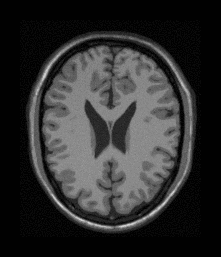
#> input picture images/BrainT1.bmp, 221 x 257 px
$ python image_registration.py
#> lines starting #> are read from the running program, lines starting #| are printed output that depends on the picture; long printed decimals are rounded
import numpy as np
import matplotlib.pyplot as plt
from scipy import signal, ndimage
import os
import cv2
from skimage import data

def load_brain_images():
    """
    Load the brain MRI test images.
    For this example, we'll use the camera image twice with different transformations
    as a placeholder for the actual brain images.

    Returns:
    --------
    tuple
        (brain1, brain2) - The two brain images to be registered
    """
    # Build absolute paths to the images directory
    script_dir = os.path.dirname(__file__)
    images_dir = os.path.abspath(os.path.join(script_dir, '..', 'images'))
    img1_path = os.path.join(images_dir, 'BrainT1.bmp')
    img2_path = os.path.join(images_dir, 'BrainT1bis.bmp')
    img1 = cv2.imread(img1_path, cv2.IMREAD_GRAYSCALE)
#> img1 is the input picture: shape (257, 221); min 1, max 210, mean 47
    img2 = cv2.imread(img2_path, cv2.IMREAD_GRAYSCALE)
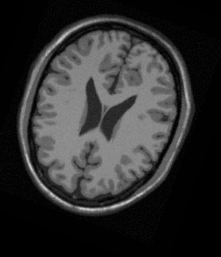
#> input picture images/BrainT1bis.bmp, 221 x 257 px
#> img2 is the input picture: shape (257, 221); min 0, max 202, mean 46.5
    if img1 is not None and img2 is not None:
        return img1, img2

    # Fallback to synthetic camera image if the real brain images are unavailable
    print("Warning: Could not load BrainT1 images, using synthetic camera image...")
    img = data.camera()
    brain1 = img[::4, ::4]  # Downsample for faster processing

    # Create brain2 by applying a small rotation and translation
    rows, cols = brain1.shape
    M = cv2.getRotationMatrix2D((cols/2, rows/2), 15, 1)
    M[0, 2] += 20
    M[1, 2] += 10
    brain2 = cv2.warpAffine(brain1, M, (cols, rows))
    return brain1, brain2

def rigid_registration(data1, data2):
    """
    Estimate rigid transformation (rotation + translation) between two point sets
    using SVD method.

    Parameters:
    -----------
    data1 : ndarray
        First set of points (nx2 array)
    data2 : ndarray
        Second set of points (nx2 array)

    Returns:
    --------
    tuple
        (R, t) - Rotation matrix and translation vector
    """
    # Convert to numpy arrays
    data1 = np.array(data1)
    data2 = np.array(data2)

    # Calculate centroids
    centroid1 = np.mean(data1, axis=0)
    centroid2 = np.mean(data2, axis=0)

    # Center the point sets
    centered1 = data1 - centroid1
    centered2 = data2 - centroid2

    # Calculate correlation matrix K
    K = np.dot(centered2.T, centered1)

    # SVD decomposition
    U, _, Vt = np.linalg.svd(K)

    # Calculate rotation matrix
    R = np.dot(U, Vt)

    # Ensure proper rotation matrix (determinant = 1)
    if np.linalg.det(R) < 0:
        Vt[-1, :] *= -1
        R = np.dot(U, Vt)

    # Calculate translation
    t = centroid2 - np.dot(R, centroid1)

    return R, t

def apply_transform(points, R, t):
    """
    Apply rigid transformation to points.

    Parameters:
    -----------
    points : ndarray
        Points to transform (nx2 array)
    R : ndarray
        2x2 rotation matrix
    t : ndarray
        Translation vector

    Returns:
    --------
    ndarray
        Transformed points
    """
    return np.dot(points, R.T) + t

def find_closest_points(points1, points2):
    """
    For each point in points1, find the closest point in points2.

    Parameters:
    -----------
    points1 : ndarray
        First set of points (nx2 array)
    points2 : ndarray
        Second set of points (nx2 array)

    Returns:
    --------
    ndarray
        Array of closest points from points2
    """
    closest_points = []
    for p1 in points1:
        distances = np.sqrt(np.sum((points2 - p1) ** 2, axis=1))
        closest_idx = np.argmin(distances)
        closest_points.append(points2[closest_idx])
    return np.array(closest_points)

def icp_registration(points1, points2, max_iterations=50, tolerance=1e-6):
    """
    Perform ICP (Iterative Closest Point) registration.

    Parameters:
    -----------
    points1 : ndarray
        First set of points (nx2 array)
    points2 : ndarray
        Second set of points (nx2 array)
    max_iterations : int
        Maximum number of iterations
    tolerance : float
        Convergence tolerance

    Returns:
    --------
    tuple
        (R, t, transformed_points1, error_history)
    """
    current_points = np.copy(points1)
    prev_error = float('inf')
    error_history = []

    R_final = np.eye(2)
    t_final = np.zeros(2)

    for iteration in range(max_iterations):
        # Find closest points
        closest = find_closest_points(current_points, points2)

        # Compute current transformation
        R, t = rigid_registration(current_points, closest)

        # Update points
        current_points = apply_transform(current_points, R, t)

        # Update final transformation
        R_final = np.dot(R, R_final)
        t_final = np.dot(R, t_final) + t

        # Compute error
        error = np.mean(np.sqrt(np.sum((closest - current_points) ** 2, axis=1)))
        error_history.append(error)

        # Check convergence
        if abs(prev_error - error) < tolerance:
            break

        prev_error = error

    return R_final, t_final, current_points, error_history

def extract_control_points(image, n_points=4):
    """
    Extract control points from image using Harris corner detector.

    Parameters:
    -----------
    image : ndarray
        Input image
    n_points : int
        Number of points to extract

    Returns:
    --------
    ndarray
        Array of control points (nx2)
    """
#> called with n_points = 4
    # Convert to float32 for corner detection
    gray = np.float32(image)
    # Detect corners (returns None if no corners found)
    corners = cv2.goodFeaturesToTrack(gray, n_points, 0.01, 10)
#> corners = [[86, 100], [95, 157], [124, 153], [135, 101]]
    if corners is None:
        # Return empty array if no corners detected
        return np.empty((0, 2), dtype=int)
    # Reshape and convert to integer coordinates
    points = corners.reshape(-1, 2).astype(int)
#> points = [[86, 100], [95, 157], [124, 153], [135, 101]]
    return points

def visualize_registration(image1, image2, points1, points2, transformed_points1, output_dir):
    """
    Visualize registration results.

    Parameters:
    -----------
    image1, image2 : ndarray
        Input images
    points1, points2 : ndarray
        Original point sets
    transformed_points1 : ndarray
        Transformed points from image1
    output_dir : str
        Directory to save output images
    """
    plt.figure(figsize=(15, 5))

    # Original images with points
    plt.subplot(131)
    plt.imshow(image1, cmap='gray')
    plt.plot(points1[:, 0], points1[:, 1], 'r.', markersize=10)
    plt.title('Image 1 with Control Points')
    plt.axis('off')

    plt.subplot(132)
    plt.imshow(image2, cmap='gray')
    plt.plot(points2[:, 0], points2[:, 1], 'b.', markersize=10)
    plt.title('Image 2 with Control Points')
    plt.axis('off')

    # Overlay of transformed points
    plt.subplot(133)
    plt.imshow(image2, cmap='gray')
    plt.plot(points2[:, 0], points2[:, 1], 'b.', markersize=10, label='Target Points')
    plt.plot(transformed_points1[:, 0], transformed_points1[:, 1], 'r.', markersize=10, label='Transformed Points')
    plt.title('Registration Result')
    plt.legend()
    plt.axis('off')

    plt.tight_layout()
    plt.savefig(os.path.join(output_dir, 'registration_result.png'), dpi=300)
    plt.close()

def main():
    """
    Main function to test image registration implementation.
    """
    # Create output directory
    output_dir = '../plots/TP7_Registration'
    if not os.path.exists(output_dir):
        os.makedirs(output_dir)

    # Load test images
    print("Loading test images...")
    brain1, brain2 = load_brain_images()

    # Extract control points
    print("Extracting control points...")
    points1 = extract_control_points(brain1)
#> points1 = [[86, 100], [95, 157], [124, 153], [135, 101]]
    points2 = extract_control_points(brain2)
#> points2 = [[80, 134], [135, 96], [108, 139], [91, 78]]

    # Perform ICP registration
    print("Performing ICP registration...")
    R, t, transformed_points, error_history = icp_registration(points1, points2)
#> in icp_registration, `current_points = np.copy(points1)`: current_points = [[86, 100], [95, 157], [124, 153], [135, 101]]
#> the loop in icp_registration, `for iteration in range(max_iterations):` made 3 passes
#> (data1 in rigid_registration, data2 in rigid_registration, centroid1 in rigid_registration, centroid2 in rigid_registration, centered1 in rigid_registration, centered2 in rigid_registration, K in rigid_registration, U in rigid_registration) on pass 1: ([[86, 100], [95, 157], [124, 153], [135, 101]], [[91, 78], [108, 139], [108, 139], [135, 96]], [110, 127.8], [110.5, 113], [[-24, -27.75], [-15, 29.25], [14, 25.25], [25, -26.75]], [[-19.5, -35], [-2.5, 26], [-2.5, 26], [24.5, -17]], [[1083, -250.5], [389, 2843]], [[-0.0415, 0.999], [0.999, 0.0415]])
#> (data2 in rigid_registration, centroid1 in rigid_registration, centroid2 in rigid_registration, K in rigid_registration, U in rigid_registration, R, t) on pass 2: ([[91, 78], [80, 134], [108, 139], [135, 96]], [110.5, 113], [103.5, 111.8], [[1655.4, -814], [24.41, 2736.3]], [[-0.398, 0.917], [0.917, 0.398]], [[0.982, -0.188], [0.188, 0.982]], [16.15, -19.97])
#> after the loop in icp_registration, `for iteration in range(max_iterations):`: error_history = [10.02, 1.02, 1.02]
#> R = [[0.939, -0.343], [0.343, 0.939]]; t = [43.99, -45.98]; transformed_points = [[90.47, 77.45], [79.38, 134.1], [108, 140.3], [136.2, 95.2]]; error_history = [10.02, 1.02, 1.02]

    print(f"Final rotation matrix:\n{R}")
#| Final rotation matrix:
#| [[ 0.9393 -0.343]
#|  [ 0.343  0.9393]]
    print(f"Final translation vector: {t}")
#| Final translation vector: [ 43.990 -45.980   ]

    # Visualize results
    print("Visualizing results...")
    visualize_registration(brain1, brain2, points1, points2, transformed_points, output_dir)
#> in visualize_registration, `plt.savefig(os.path.join(output_dir, 'registration_result.png'), dpi=3..`:
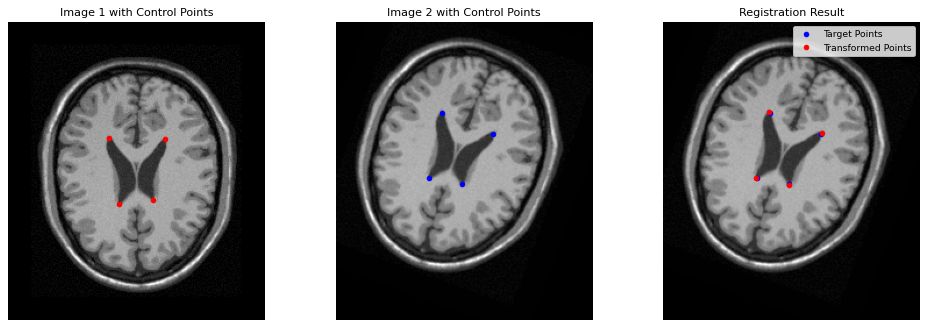
#> figure drawn by matplotlib, 3 panels

    # Plot error history
    plt.figure(figsize=(8, 4))
    plt.plot(error_history)
    plt.title('ICP Convergence')
    plt.xlabel('Iteration')
    plt.ylabel('Mean Error')
    plt.grid(True)
    plt.savefig(os.path.join(output_dir, 'convergence.png'), dpi=300)
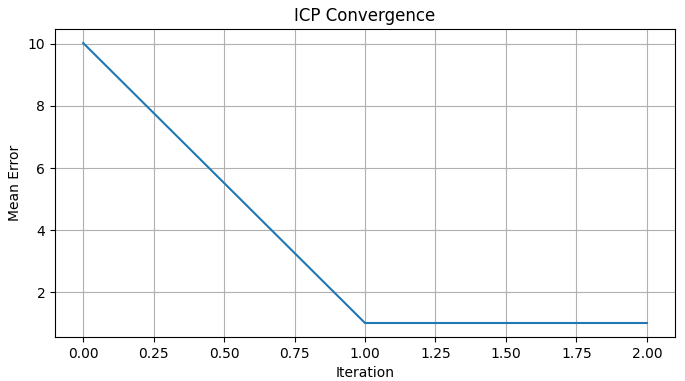
#> figure drawn by matplotlib, 1 panel
    plt.close()

    print("Registration completed successfully.")
    print(f"Results saved in {output_dir}")

if __name__ == "__main__":
    main()
